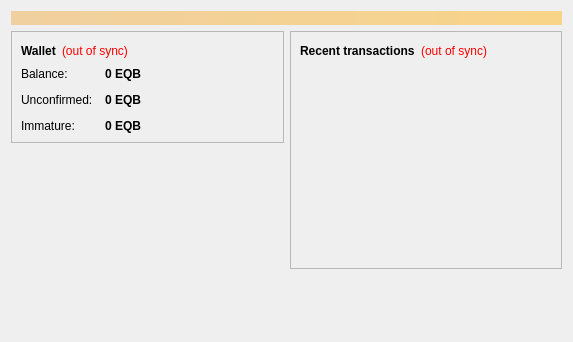
<?xml version="1.0" encoding="UTF-8"?>
<ui version="4.0">
 <class>OverviewPage</class>
 <widget class="QWidget" name="OverviewPage">
  <property name="geometry">
   <rect>
    <x>0</x>
    <y>0</y>
    <width>573</width>
    <height>342</height>
   </rect>
  </property>
  <property name="windowTitle">
   <string>Form</string>
  </property>
  <layout class="QVBoxLayout" name="topLayout">
   <item>
    <widget class="QLabel" name="labelAlerts">
     <property name="visible">
      <bool>false</bool>
     </property>
     <property name="styleSheet">
      <string notr="true">background-color: qlineargradient(x1: 0, y1: 0, x2: 1, y2: 0, stop:0 #F0D0A0, stop:1 #F8D488); color:#000000;</string>
     </property>
     <property name="wordWrap">
      <bool>true</bool>
     </property>
     <property name="margin">
      <number>3</number>
     </property>
    </widget>
   </item>
   <item>
    <layout class="QHBoxLayout" name="horizontalLayout" stretch="1,1">
     <item>
      <layout class="QVBoxLayout" name="verticalLayout_2">
       <item>
        <widget class="QFrame" name="frame">
         <property name="frameShape">
          <enum>QFrame::StyledPanel</enum>
         </property>
         <property name="frameShadow">
          <enum>QFrame::Raised</enum>
         </property>
         <layout class="QVBoxLayout" name="verticalLayout_4">
          <item>
           <layout class="QHBoxLayout" name="horizontalLayout_4">
            <item>
             <widget class="QLabel" name="label_5">
              <property name="font">
               <font>
                <weight>75</weight>
                <bold>true</bold>
               </font>
              </property>
              <property name="text">
               <string>Wallet</string>
              </property>
             </widget>
            </item>
            <item>
             <widget class="QLabel" name="labelWalletStatus">
              <property name="toolTip">
               <string>The displayed information may be out of date. Your wallet automatically synchronizes with the Bits network after a connection is established, but this process has not completed yet.</string>
              </property>
              <property name="styleSheet">
               <string notr="true">QLabel { color: red; }</string>
              </property>
              <property name="text">
               <string notr="true">(out of sync)</string>
              </property>
              <property name="alignment">
               <set>Qt::AlignLeading|Qt::AlignLeft|Qt::AlignVCenter</set>
              </property>
             </widget>
            </item>
            <item>
             <spacer name="horizontalSpacer_2">
              <property name="orientation">
               <enum>Qt::Horizontal</enum>
              </property>
              <property name="sizeHint" stdset="0">
               <size>
                <width>40</width>
                <height>20</height>
               </size>
              </property>
             </spacer>
            </item>
           </layout>
          </item>
          <item>
           <layout class="QFormLayout" name="formLayout_2">
            <property name="fieldGrowthPolicy">
             <enum>QFormLayout::AllNonFixedFieldsGrow</enum>
            </property>
            <property name="horizontalSpacing">
             <number>12</number>
            </property>
            <property name="verticalSpacing">
             <number>12</number>
            </property>
            <item row="0" column="0">
             <widget class="QLabel" name="label">
              <property name="text">
               <string>Balance:</string>
              </property>
             </widget>
            </item>
            <item row="0" column="1">
             <widget class="QLabel" name="labelBalance">
              <property name="font">
               <font>
                <weight>75</weight>
                <bold>true</bold>
               </font>
              </property>
              <property name="cursor">
               <cursorShape>IBeamCursor</cursorShape>
              </property>
              <property name="toolTip">
               <string>Your current balance</string>
              </property>
              <property name="text">
               <string notr="true">0 EQB</string>
              </property>
              <property name="textInteractionFlags">
               <set>Qt::LinksAccessibleByMouse|Qt::TextSelectableByKeyboard|Qt::TextSelectableByMouse</set>
              </property>
             </widget>
            </item>
            <item row="1" column="0">
             <widget class="QLabel" name="label_3">
              <property name="text">
               <string>Unconfirmed:</string>
              </property>
             </widget>
            </item>
            <item row="1" column="1">
             <widget class="QLabel" name="labelUnconfirmed">
              <property name="font">
               <font>
                <weight>75</weight>
                <bold>true</bold>
               </font>
              </property>
              <property name="cursor">
               <cursorShape>IBeamCursor</cursorShape>
              </property>
              <property name="toolTip">
               <string>Total of transactions that have yet to be confirmed, and do not yet count toward the current balance</string>
              </property>
              <property name="text">
               <string notr="true">0 EQB</string>
              </property>
              <property name="textInteractionFlags">
               <set>Qt::LinksAccessibleByMouse|Qt::TextSelectableByKeyboard|Qt::TextSelectableByMouse</set>
              </property>
             </widget>
            </item>
            <item row="2" column="0">
             <widget class="QLabel" name="labelImmatureText">
              <property name="text">
               <string>Immature:</string>
              </property>
             </widget>
            </item>
            <item row="2" column="1">
             <widget class="QLabel" name="labelImmature">
              <property name="font">
               <font>
                <weight>75</weight>
                <bold>true</bold>
               </font>
              </property>
              <property name="toolTip">
               <string>Mined balance that has not yet matured</string>
              </property>
              <property name="text">
               <string notr="true">0 EQB</string>
              </property>
              <property name="textInteractionFlags">
               <set>Qt::LinksAccessibleByMouse|Qt::TextSelectableByKeyboard|Qt::TextSelectableByMouse</set>
              </property>
             </widget>
            </item>
           </layout>
          </item>
         </layout>
        </widget>
       </item>
       <item>
        <spacer name="verticalSpacer">
         <property name="orientation">
          <enum>Qt::Vertical</enum>
         </property>
         <property name="sizeHint" stdset="0">
          <size>
           <width>20</width>
           <height>40</height>
          </size>
         </property>
        </spacer>
       </item>
      </layout>
     </item>
     <item>
      <layout class="QVBoxLayout" name="verticalLayout_3">
       <item>
        <widget class="QFrame" name="frame_2">
         <property name="frameShape">
          <enum>QFrame::StyledPanel</enum>
         </property>
         <property name="frameShadow">
          <enum>QFrame::Raised</enum>
         </property>
         <layout class="QVBoxLayout" name="verticalLayout">
          <item>
           <layout class="QHBoxLayout" name="horizontalLayout_2">
            <item>
             <widget class="QLabel" name="label_4">
              <property name="text">
               <string>&lt;b&gt;Recent transactions&lt;/b&gt;</string>
              </property>
             </widget>
            </item>
            <item>
             <widget class="QLabel" name="labelTransactionsStatus">
              <property name="toolTip">
               <string>The displayed information may be out of date. Your wallet automatically synchronizes with the Bits network after a connection is established, but this process has not completed yet.</string>
              </property>
              <property name="styleSheet">
               <string notr="true">QLabel { color: red; }</string>
              </property>
              <property name="text">
               <string notr="true">(out of sync)</string>
              </property>
              <property name="alignment">
               <set>Qt::AlignRight|Qt::AlignTrailing|Qt::AlignVCenter</set>
              </property>
             </widget>
            </item>
            <item>
             <spacer name="horizontalSpacer">
              <property name="orientation">
               <enum>Qt::Horizontal</enum>
              </property>
              <property name="sizeHint" stdset="0">
               <size>
                <width>40</width>
                <height>20</height>
               </size>
              </property>
             </spacer>
            </item>
           </layout>
          </item>
          <item>
           <widget class="QListView" name="listTransactions">
            <property name="styleSheet">
             <string notr="true">QListView { background: transparent; }</string>
            </property>
            <property name="frameShape">
             <enum>QFrame::NoFrame</enum>
            </property>
            <property name="verticalScrollBarPolicy">
             <enum>Qt::ScrollBarAlwaysOff</enum>
            </property>
            <property name="horizontalScrollBarPolicy">
             <enum>Qt::ScrollBarAlwaysOff</enum>
            </property>
            <property name="selectionMode">
             <enum>QAbstractItemView::NoSelection</enum>
            </property>
           </widget>
          </item>
         </layout>
        </widget>
       </item>
       <item>
        <spacer name="verticalSpacer_2">
         <property name="orientation">
          <enum>Qt::Vertical</enum>
         </property>
         <property name="sizeHint" stdset="0">
          <size>
           <width>20</width>
           <height>40</height>
          </size>
         </property>
        </spacer>
       </item>
      </layout>
     </item>
    </layout>
   </item>
  </layout>
 </widget>
 <resources/>
 <connections/>
</ui>
